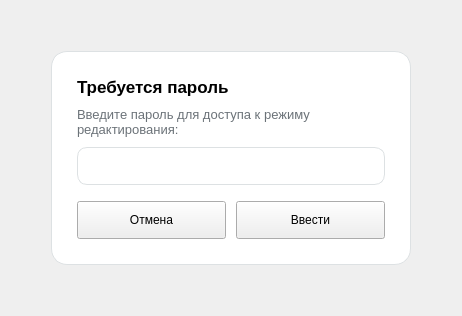
     <widget class="QWidget" name="pagePasswordInput">
      <layout class="QVBoxLayout" name="verticalLayoutPassword">
       <item>
        <spacer name="pwTopSpacer">
         <property name="orientation">
          <enum>Qt::Vertical</enum>
         </property>
         <property name="sizeHint" stdset="0">
          <size>
           <width>20</width>
           <height>40</height>
          </size>
         </property>
        </spacer>
       </item>
       <item>
        <layout class="QHBoxLayout" name="pwCenterLayout">
         <item>
          <spacer name="pwLeftSpacer">
           <property name="orientation">
            <enum>Qt::Horizontal</enum>
           </property>
           <property name="sizeHint" stdset="0">
            <size>
             <width>40</width>
             <height>20</height>
            </size>
           </property>
          </spacer>
         </item>
         <item>
          <widget class="QWidget" name="passwordWidget" native="true">
           <property name="minimumSize">
            <size>
             <width>360</width>
             <height>0</height>
            </size>
           </property>
           <property name="maximumSize">
            <size>
             <width>420</width>
             <height>16777215</height>
            </size>
           </property>
           <property name="styleSheet">
            <string notr="true">QWidget#passwordWidget { background-color: #FFFFFF; border: 1px solid #DDE1E3; border-radius: 16px; }</string>
           </property>
           <layout class="QVBoxLayout" name="passwordCardLayout">
            <property name="spacing">
             <number>10</number>
            </property>
            <property name="leftMargin">
             <number>26</number>
            </property>
            <property name="topMargin">
             <number>26</number>
            </property>
            <property name="rightMargin">
             <number>26</number>
            </property>
            <property name="bottomMargin">
             <number>26</number>
            </property>
            <item>
             <widget class="QLabel" name="lblPasswordTitle">
              <property name="styleSheet">
               <string notr="true">font-size: 13pt; font-weight: bold;</string>
              </property>
              <property name="text">
               <string>Требуется пароль</string>
              </property>
             </widget>
            </item>
            <item>
             <widget class="QLabel" name="lblPasswordPrompt">
              <property name="styleSheet">
               <string notr="true">font-size: 9.5pt; color: #6B7278;</string>
              </property>
              <property name="text">
               <string>Введите пароль для доступа к режиму редактирования:</string>
              </property>
              <property name="wordWrap">
               <bool>true</bool>
              </property>
             </widget>
            </item>
            <item>
             <widget class="QLineEdit" name="editPassword">
              <property name="minimumSize">
               <size>
                <width>0</width>
                <height>38</height>
               </size>
              </property>
              <property name="styleSheet">
               <string notr="true">border:1px solid #DDE1E3; border-radius:10px; padding:0 12px; font-size:11pt;</string>
              </property>
              <property name="echoMode">
               <enum>QLineEdit::Password</enum>
              </property>
             </widget>
            </item>
            <item>
             <layout class="QHBoxLayout" name="pwButtonsLayout">
              <property name="spacing">
               <number>10</number>
              </property>
              <property name="topMargin">
               <number>6</number>
              </property>
              <item>
               <widget class="QPushButton" name="btnPasswordCancel">
                <property name="minimumSize">
                 <size>
                  <width>0</width>
                  <height>38</height>
                 </size>
                </property>
                <property name="text">
                 <string>Отмена</string>
                </property>
               </widget>
              </item>
              <item>
               <widget class="QPushButton" name="btnPasswordSubmit">
                <property name="minimumSize">
                 <size>
                  <width>0</width>
                  <height>38</height>
                 </size>
                </property>
                <property name="text">
                 <string>Ввести</string>
                </property>
               </widget>
              </item>
             </layout>
            </item>
           </layout>
          </widget>
         </item>
         <item>
          <spacer name="pwRightSpacer">
           <property name="orientation">
            <enum>Qt::Horizontal</enum>
           </property>
           <property name="sizeHint" stdset="0">
            <size>
             <width>40</width>
             <height>20</height>
            </size>
           </property>
          </spacer>
         </item>
        </layout>
       </item>
       <item>
        <spacer name="pwBottomSpacer">
         <property name="orientation">
          <enum>Qt::Vertical</enum>
         </property>
         <property name="sizeHint" stdset="0">
          <size>
           <width>20</width>
           <height>40</height>
          </size>
         </property>
        </spacer>
       </item>
      </layout>
     </widget>
